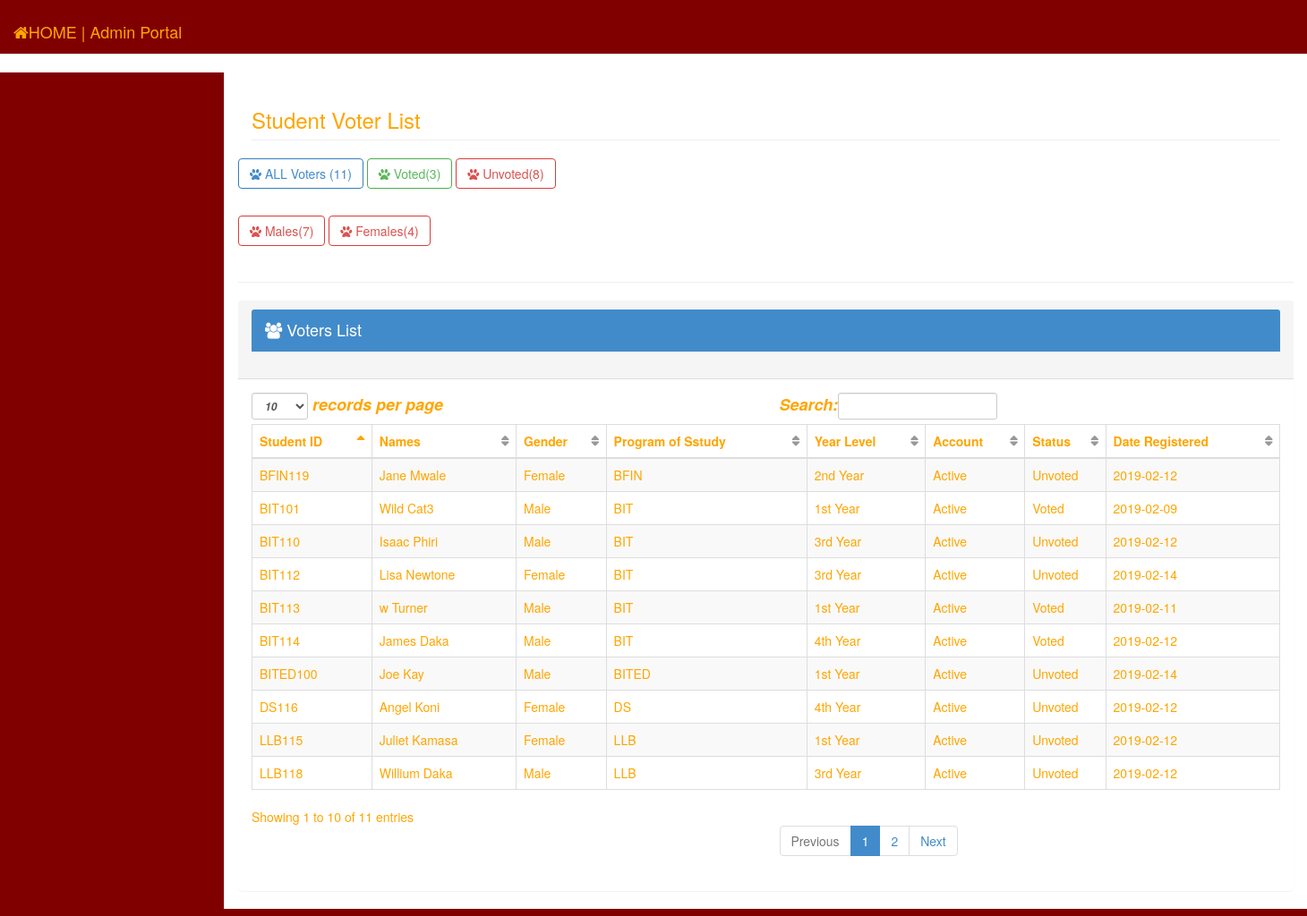
The page /admin2/voters.php (signed in) on the database its author committed.
### tables this page shows
CREATE TABLE `voters` (
  `voters_id` int(11) NOT NULL,
  `id_number` varchar(12) NOT NULL,
  `firstname` varchar(100) NOT NULL,
  `lastname` varchar(100) NOT NULL,
  `gender` varchar(6) NOT NULL,
  `prog_study` varchar(10) NOT NULL,
  `year_level` varchar(100) NOT NULL,
  `status` varchar(100) NOT NULL,
  `account` varchar(100) NOT NULL DEFAULT 'Inactive',
  `date` date DEFAULT NULL,
  `password` varchar(100) NOT NULL
);

### admin2/voters.php (the view, shortened to what this page needs)
<?php include ('head.php');?>
<body>
    <div id="wrapper">
        <?php include ('side_bar.php');?>
        <div id="page-wrapper">
            <div class="row">
                <div class="col-lg-12">
                    <h3 class="page-header">Student Voter List</h3>
                </div>
				<?php
					$count = $conn->query("SELECT COUNT(*) as total FROM `voters`")->fetch_array();
					$count1 =  $conn->query("SELECT COUNT(*) as total FROM `voters` WHERE `status` = 'Voted'")->fetch_array();
					$count2 = $conn->query("SELECT COUNT(*) as total FROM `voters` WHERE `status` = 'Unvoted'")->fetch_array();
                    $count3 = $conn->query("SELECT COUNT(*) as total FROM `voters` WHERE `gender` = 'Male' ")->fetch_array();
                    $count4 =  $conn->query("SELECT COUNT(*) as total FROM `voters` WHERE `gender` = 'Female'")->fetch_array();
					?>
				<a href="voters.php" class = "btn btn-primary btn-outline"><i class = "fa fa-paw"></i> ALL Voters (<?php echo $count['total']?>)</a>
				<a href="voted.php" class = "btn btn-success btn-outline"><i class = "fa fa-paw"></i> Voted(<?php echo $count1['total']?>)</a>
				<a href="unvoted.php" class = "btn btn-danger btn-outline"><i class = "fa fa-paw"></i> Unvoted(<?php echo $count2['total']?>) </a><p><br clear = all><p/>
                <a href=" " class = "btn btn-danger btn-outline"><i class = "fa fa-paw"></i> Males(<?php echo $count3['total']?>)</a>
                <a href=" " class = "btn btn-danger btn-outline"><i class = "fa fa-paw"></i> Females(<?php echo $count4['total']?>)</a> &nbsp; &nbsp; &nbsp; &nbsp; &nbsp;
				<br />
				<br />
				<hr/>
                    <div class="panel panel-default">
                        <div class="panel-heading">
                            <h4 class="modal-title" id="myModalLabel">
												<div class="panel panel-primary">
													<div class="panel-heading"><i class = "fa fa-users"></i>
														Voters List
													</div>
												</div>
											</h4>
                        </div>
                        <div class="panel-body">
                            <div class="table-responsive">
                                <table class="table table-striped table-bordered table-hover" id="dataTables-example">
                                    <thead>
                                            <th>Student ID</th>
                                            <th>Names</th>
                                            <th>Gender</th>
                                            <th>Program of Sstudy</th>
                                            <th>Year Level</th>
                                            <th>Account</th>
                                            <th>Status</th>
                                            <th>Date Registered</th>
                                    </thead>
                                    <tbody>
                                        <?php
                                            require 'dbcon.php';
                                            $query = $conn->query("SELECT * FROM voters ORDER BY voters_id DESC");
                                            while($row1 = $query->fetch_array()){
                                        ?>
                                            <tr >
                                                <td><?php echo $row1 ['id_number'];?></td>
                                                <td><?php echo $row1 ['firstname']." ". $row1 ['lastname'];?></td>
                                                <td><?php echo $row1 ['gender'];?></td>
                                                <td><?php echo $row1['prog_study'];?></td>
                                                <td><?php echo $row1 ['year_level'];?></td>
                                                <td><?php echo $row1 ['account'];?></td>
                                                <td><?php echo $row1 ['status'];?></td>
                                                <td><?php echo $row1 ['date'];?></td>
                                            </tr>
                                       <?php } ?>
                                    </tbody>
                                </table>
                            </div>
                        </div>
                    </div>
            </div>
        </div>
</body>
</html>

### admin2/css/sb-admin-2.css (style rules this page uses)
body { background-color: #f8f8f8; }
#wrapper { width: 100%; }
#page-wrapper { padding: 0 15px; min-height: 568px; background-color: #fff; }
@media (min-width:768px) { #page-wrapper { position: inherit; margin: 0 0 0 250px; padding: 0 30px; border-left: 1px solid #e7e7e7; } }
.btn-outline { color: inherit; background-color: transparent; transition: all .5s; }
.btn-primary.btn-outline { color: #428bca; }
.btn-success.btn-outline { color: #5cb85c; }
.btn-danger.btn-outline { color: #d9534f; }
table.dataTable thead .sorting, table.dataTable thead .sorting_asc, table.dataTable thead .sorting_desc, table.dataTable thead .sorting_asc_disabled, table.dataTable thead .sorting_desc_disabled { background: 0 0; }
table.dataTable thead .sorting_asc:after { content: "\f0de"; float: right; font-family: fontawesome; }
table.dataTable thead .sorting:after { content: "\f0dc"; float: right; font-family: fontawesome; color: rgba(50,50,50,.5); }

### admin2/css/MyStyles.css (style rules this page uses)
body { background-color: maroon; background-size: 100%; color: orange; }
#wrapper { background-color: white; padding-bottom: 20px; }
.panel { border: none; }
a { text-decoration: none; color: ; }

### rows shown on the page
voters: id_number "BITED100", firstname "Joe", lastname "Kay", gender "Male", prog_study "BITED", year_level "1st Year", account "Active", status "Unvoted", date "2019-02-14"
voters: id_number "BIT112", firstname "Lisa", lastname "Newtone", gender "Female", prog_study "BIT", year_level "3rd Year", account "Active", status "Unvoted", date "2019-02-14"
voters: id_number "LLB118", firstname "Willium", lastname "Daka", gender "Male", prog_study "LLB", year_level "3rd Year", account "Active", status "Unvoted", date "2019-02-12"
voters: id_number "LLB115", firstname "Juliet", lastname "Kamasa", gender "Female", prog_study "LLB", year_level "1st Year", account "Active", status "Unvoted", date "2019-02-12"
voters: id_number "DS116", firstname "Angel", lastname "Koni", gender "Female", prog_study "DS", year_level "4th Year", account "Active", status "Unvoted", date "2019-02-12"
voters: id_number "BIT114", firstname "James", lastname "Daka", gender "Male", prog_study "BIT", year_level "4th Year", account "Active", status "Voted", date "2019-02-12"
voters: id_number "BIT110", firstname "Isaac", lastname "Phiri", gender "Male", prog_study "BIT", year_level "3rd Year", account "Active", status "Unvoted", date "2019-02-12"
voters: id_number "BFIN119", firstname "Jane", lastname "Mwale", gender "Female", prog_study "BFIN", year_level "2nd Year", account "Active", status "Unvoted", date "2019-02-12"
voters: id_number "BIT113", firstname "w", lastname "Turner", gender "Male", prog_study "BIT", year_level "1st Year", account "Active", status "Voted", date "2019-02-11"
voters: id_number "BIT101", firstname "Wild", lastname "Cat3", gender "Male", prog_study "BIT", year_level "1st Year", account "Active", status "Voted", date "2019-02-09"

### other values the page prints
$count['total'] "11"
$count1['total'] "3"
$count2['total'] "8"
$count3['total'] "7"
$count4['total'] "4"
